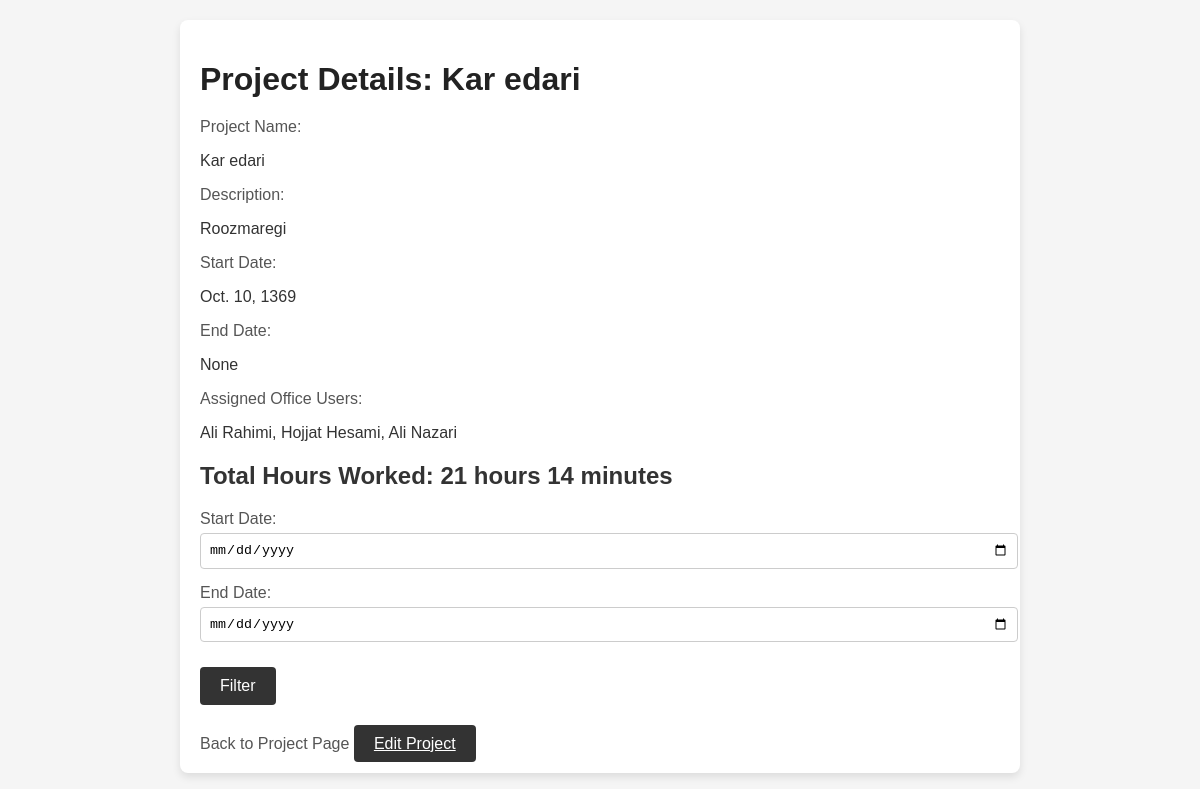
The app's page /project/10/ (signed in) with its own data.
### daftarMain/models.py (models this page shows, shortened)
class Project(models.Model):
    name = models.CharField(max_length=100)
    description = models.TextField(null=True, blank=True)
    start_date = models.DateField()
    end_date = models.DateField(null=True, blank=True)
    assigned_users = models.ManyToManyField(OfficeUser, related_name='projects')

class OfficeUser(models.Model):
    user = models.OneToOneField(User, on_delete=models.CASCADE, null=True, blank=True) # remove null, blank = true
    first_name = models.CharField(max_length=30)
    last_name = models.CharField(max_length=30)
    phone = models.CharField(max_length=15, unique=True)
    home_phone = models.CharField(max_length=15, unique=True, null=True, blank=True)
    birth_date = models.DateField(null=True, blank=True)
    code_meli = models.CharField(max_length=10)
    office_admin = models.ForeignKey(OfficeManager, on_delete=models.CASCADE, null=True, blank=True) # remove null, blank = true
    staff_number = models.CharField(max_length=20, unique=True, null=True, blank=True)
    staff_pic = models.ImageField(upload_to='staff_pics/', null=True, blank=True)
    address = models.TextField(null=True, blank=True)
    have_bime = models.BooleanField(default=False)
    def __str__(self):
        return f"{self.first_name} {self.last_name}"

### daftarMain/views.py (the view)
# urls.py: path('project/<int:project_id>/', views.detail_project, name='detail_project'),
@login_required
def detail_project(request, project_id):
    project = get_object_or_404(Project, id=project_id)
    start_date = request.GET.get('start_date')
    end_date = request.GET.get('end_date')
    if start_date:
        start_date = timezone.datetime.strptime(start_date, '%Y-%m-%d').date()
    if end_date:
        end_date = timezone.datetime.strptime(end_date, '%Y-%m-%d').date()
    total_hours = calculate_project_hours(project, start_date, end_date)
    total_hours_int = int(total_hours)  # Extract the full hours part
    total_minutes = int((total_hours - total_hours_int) * 60)  # Convert fractional hours to minutes
    context = {
        'project': project,
        'total_hours_int': total_hours_int,
        'total_minutes': total_minutes,
        'start_date': start_date,
        'end_date': end_date,
    }
    return render(request, 'detail_project.html', context)

### daftarMain/views.py (called while the page is built)
def calculate_project_hours(project, start_date=None, end_date=None):
    if start_date is None:
        start_date = timezone.datetime.min.date()
    if end_date is None:
        end_date = timezone.now().date()
    time_logs = ProjectTimeLog.objects.filter(
        project=project,
        log_date__range=(start_date, end_date)
    )
    total_hours = sum(log.hours_spent for log in time_logs)
    return total_hours

### daftarMain/templates/detail_project.html (shortened to what this page needs)
<!DOCTYPE html>
<html lang="en">
<head>
</head>
<body>
    <div class="container">
        <h1>Project Details: {{ project.name }}</h1>
        <div class="form-group">
            <label for="id_name">Project Name:</label>
            <p>{{ project.name }}</p>
        </div>
        <div class="form-group">
            <label for="id_description">Description:</label>
            <p>{{ project.description }}</p>
        </div>
        <div class="form-group">
            <label for="id_start_date">Start Date:</label>
            <p>{{ project.start_date }}</p>
        </div>
        <div class="form-group">
            <label for="id_end_date">End Date:</label>
            <p>{{ project.end_date }}</p>
        </div>
        <div class="form-group">
            <label for="id_assigned_users">Assigned Office Users:</label>
            <p>{{ project.assigned_users.all|join:", " }}</p>
        </div>
        <h2>Total Hours Worked: {{ total_hours_int }} hours {{ total_minutes }} minutes</h2>
        <form method="GET" action="">
            <div class="form-group">
                <label for="start_date">Start Date:</label>
                <input type="date" id="start_date" name="start_date" value="{{ start_date }}">
            </div>
            <div class="form-group">
                <label for="end_date">End Date:</label>
                <input type="date" id="end_date" name="end_date" value="{{ end_date }}">
            </div>
            <button type="submit" class="button">Filter</button>
        </form>
        <a href="{% url 'project_page' %}" class="back-link">Back to Project Page</a>
        <a href="{% url 'edit_project' project.id %}" class="button">Edit Project</a>
    </div>
</body>
</html>

### daftarMain/templates/detail_project.html (style rules this page uses)
body { font-family: Arial, sans-serif; margin: 20px; background-color: #f5f5f5; color: #333; }
.container { background: #fff; border-radius: 8px; box-shadow: 0 4px 8px rgba(0, 0, 0, 0.1); padding: 20px; max-width: 800px; margin: auto; }
h1 { color: #222; margin-bottom: 20px; }
.form-group { margin-bottom: 15px; }
.form-group label { display: block; margin-bottom: 5px; color: #555; }
.form-group input, .form-group textarea { width: 100%; padding: 8px; border: 1px solid #ccc; border-radius: 4px; }
.button { padding: 10px 20px; margin: 10px 0; border: none; border-radius: 4px; background-color: #333; color: #fff; font-size: 16px; cursor: pointer; }
.back-link { display: inline-block; margin-top: 20px; text-decoration: none; color: #555; font-size: 16px; }

### records on screen
Project: name "Kar edari", description "Roozmaregi", start_date "Oct. 10, 1369", end_date "None", assigned_users.all "Ali Rahimi, Hojjat Hesami, Ali Nazari"

### other values on screen
{{ total_hours_int }} "21"
{{ total_minutes }} "14"
